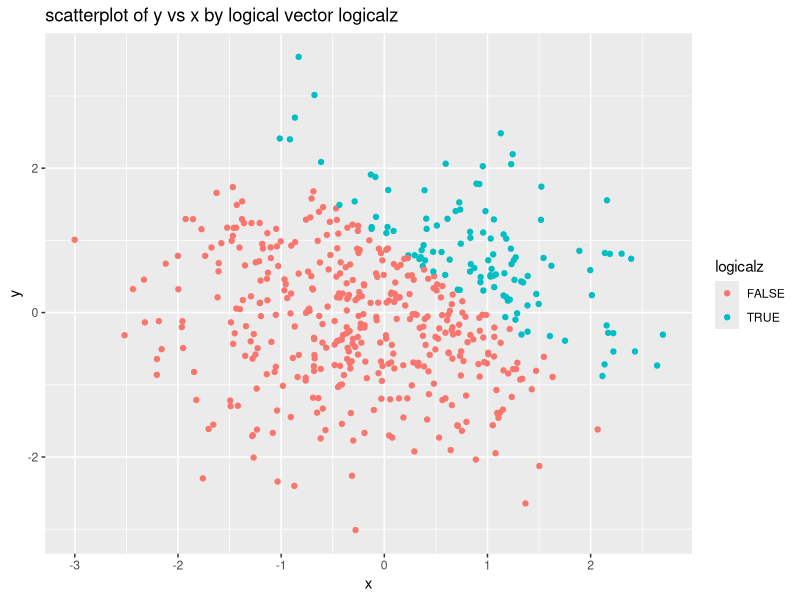
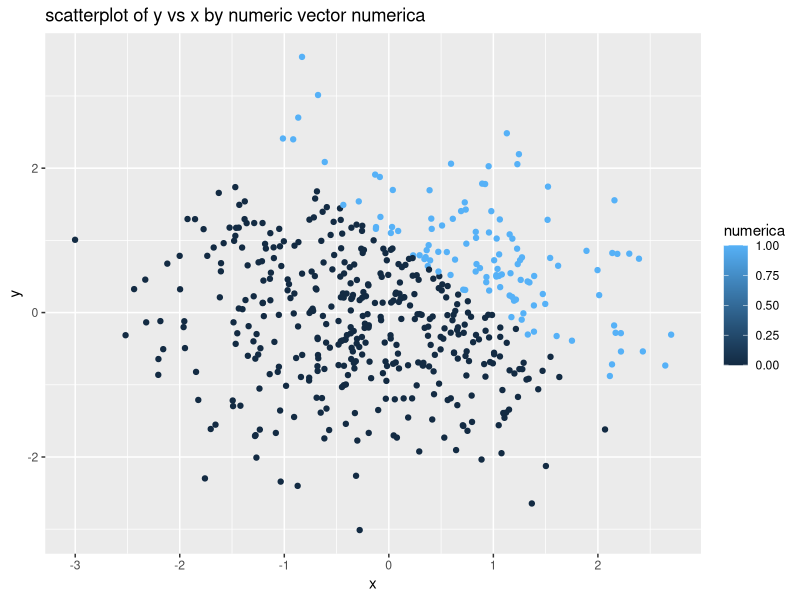
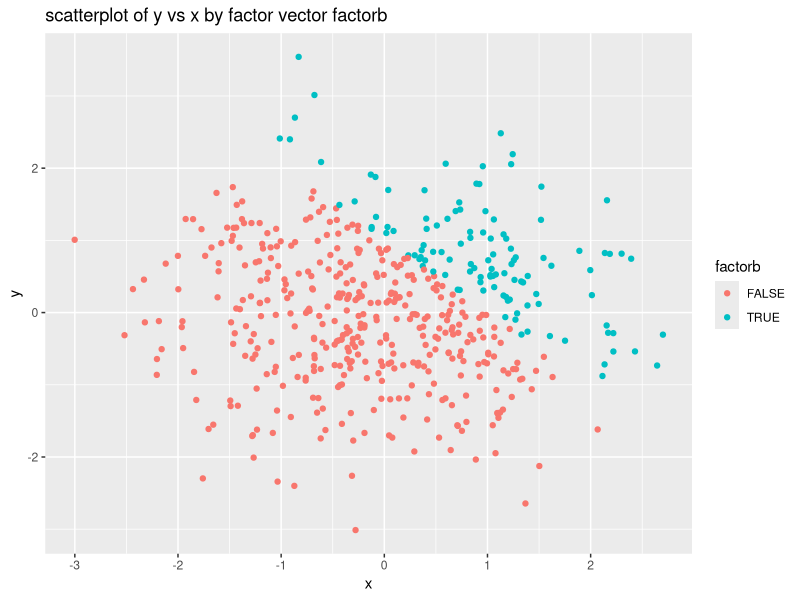
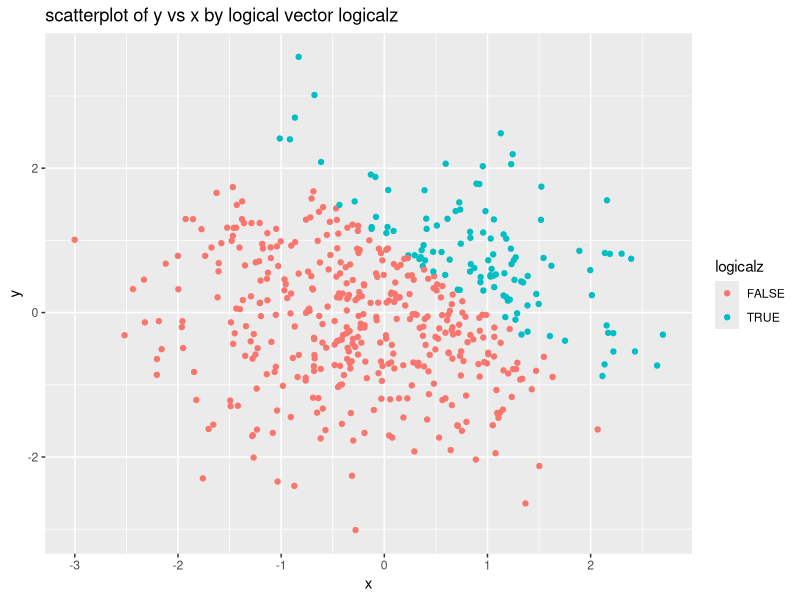

Write the R code that produced these figures, in order.
## ---- chunk 1

# load the necessary 
library(tidyverse)

# ensure the reproducitivity
set.seed(1)

# Question: Is this set.seed() here necessary?
# Question: Can I just get any character/factor vector? Or something else is required?
# Question solved.

# create the dataframe for the first question
# the order of variables are as stated above

Part1Question1 = tibble(
  ramdomsamplex = rnorm(8),
  logicaly = ramdomsamplex > 0,
  characterz = c("rnorm1", "rnorm2", "rnorm3", "rnorm4", "rnorm5", "rnorm6", "rnorm7", "rnorm8"),
  factora = factor(c("level1", "level2","level3", "level1", "level2", "level3", "level1", "level2")))

# Question: Is this correct and am I on the right track?
# Question Solved.

# Now take the mean of each vector in the dataframe.

mean_ramdomsamplex = mean(pull(Part1Question1, ramdomsamplex))
mean_logicaly = mean(pull(Part1Question1, logicaly))
mean_characterz = mean(pull(Part1Question1, characterz))
mean_factora = mean(pull(Part1Question1, factora))

## ---- chunk 2

# Now use the as.numeric function.
# Show the chuck but not the output.

 # Question: How do I keep both the name of the code chuck and the command together?
 # Question: What if I want to only hide the result of as.numeric part?
########################
# separate this part to hide the result but show the code chuck.

# Convert logical vector, character vector and factor vector into numeric vectors

numeric_logicaly = as.numeric(pull(Part1Question1, logicaly)) 
numeric_characterz = as.numeric(pull(Part1Question1, characterz))
numeric_factora = as.numeric(pull(Part1Question1, factora))

## ---- chunk 3

# For each converted to numeric vectors

# multiply the random sample by the result

numeric_logicaly_1 = numeric_logicaly * pull(Part1Question1, ramdomsamplex)
    # Question: What do the question mean by random sample by the result?

# convert the logical vector into factor vector
factor_logicaly = as.factor(pull(Part1Question1, logicaly))

####### ATTENTION #########

# multiply the random sample by the result

factor_logicaly_1 = factor_logicaly * pull(Part1Question1, ramdomsamplex)

###########################

# convert the logical vector to a factor and then convert the result to numeric, and multiply the random sample by the result

numeric_logicaly_2 = as.numeric(factor_logicaly_1)
numeric_logicaly_3 = numeric_logicaly_2 * pull(Part1Question1, ramdomsamplex)

## ---- chunk 4

# ensure reprpductivity
set.seed(10)
# Question: Do I need another set.seed()?
# If I have a set.seed() here will it make x and y the same outputs?

# create the dataframe by the order stated above

Question2 = tibble(
  x = rnorm(500),
  y = rnorm(500),
  logicalz = x + y > 1,
  numerica = as.numeric(logicalz),
  factorb = as.factor(logicalz))

# Dataframe created.

# count the number of logicalz
zcount = pull(Question2, logicalz)

## ---- chunk 5
# Question: How do I find proportion?
# Question solved. Refer to the code above.

# When I used prop.table(table(pull(Question2, logicalz)))
# Here the error message is :
  ### Error in table(Question2, logicalz): object 'logicalz' not found Calls: <Anonymous> ... withVisible -> eval -> eval -> prop.table -> pull -> table Execution halted
# However, this updated version does run, but gave me two numbers in return but this should be one only.
# WHY????
# Still wonder about prop.table()

# Scatterplot:
## Question: Does this mean y vs x? OR x vs y?
## Question Solved. 
## Question: Can I directly use x and y in this ggplot function?

# Use ggplot to draw a scatterplot with y vs x, and colored by the logical vector

ggplot(Question2, aes(x = x, y = y, color = logicalz)) + geom_point() + labs(title = "scatterplot of y vs x by logical vector logicalz")

# use ggsave to save the scatterplot created above

ggsave("scatterplot1.jpg")

# Use ggplot to draw a scatterplot with y vs x, and colored by the numeric vector

ggplot(Question2, aes(x = x, y = y, color = numerica)) + geom_point() + labs(title = "scatterplot of y vs x by numeric vector numerica")

# Use ggplot to draw a scatterplot with y vs x, and colored by the factor vector

ggplot(Question2, aes(x = x, y = y, color = factorb)) + geom_point() + labs(title = "scatterplot of y vs x by factor vector factorb")

#####
# What is "color points using the logical variable (adding color = ... inside of aes in your ggplot code should help). Make a second and third scatterplot that color points using the numeric and factor variables, respectively, and comment on the color scales."
# What is "Export your first scatterplot to your project directory using ggsave."
## Question Solved.
##### 

